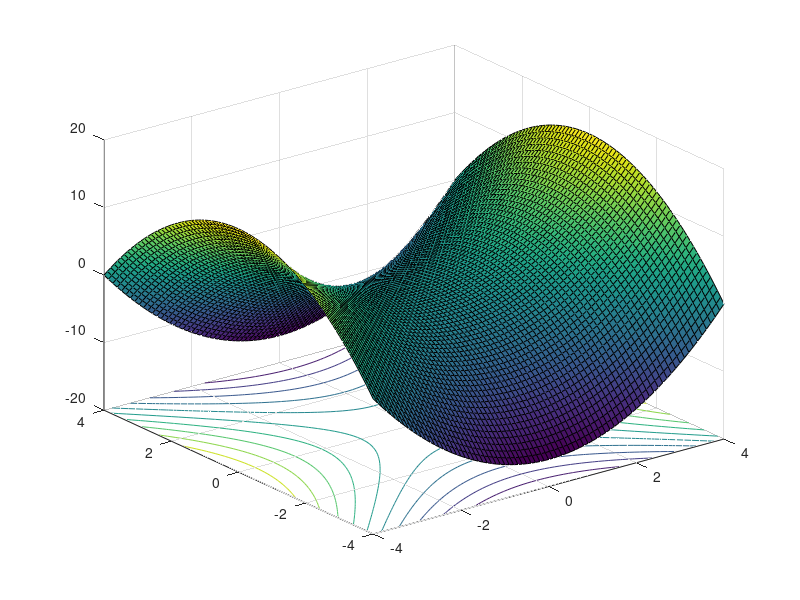

Recreate this plot in MATLAB.

%% Mesh 
mesh(peaks)

%% Shaded 3D surface
surf(peaks)

%% Contours
contour(peaks)

%% Mesh with contours
meshc(peaks)


%% 
[x,y]=meshgrid(-4:0.1:4)
z=x.^2-y.^2;
mesh(x,y,z)

%% Mesh with contours
meshc(x,y,z)

%% Contours
contour(x,y,z)

%% Shaded 3D surface with contours
surfc(x,y,z)
